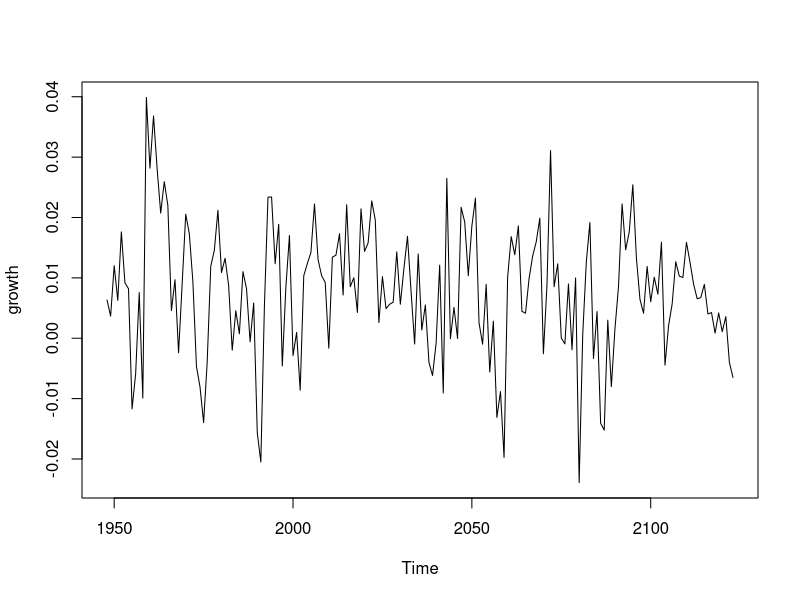
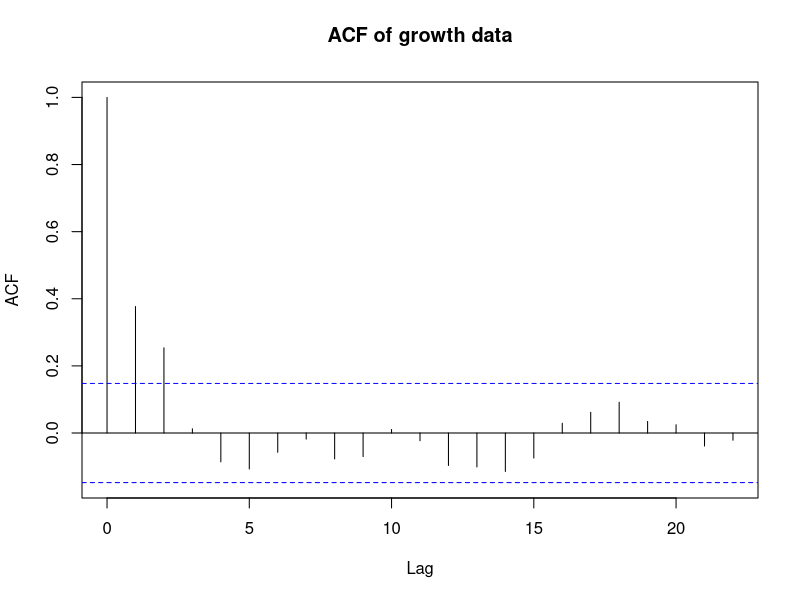
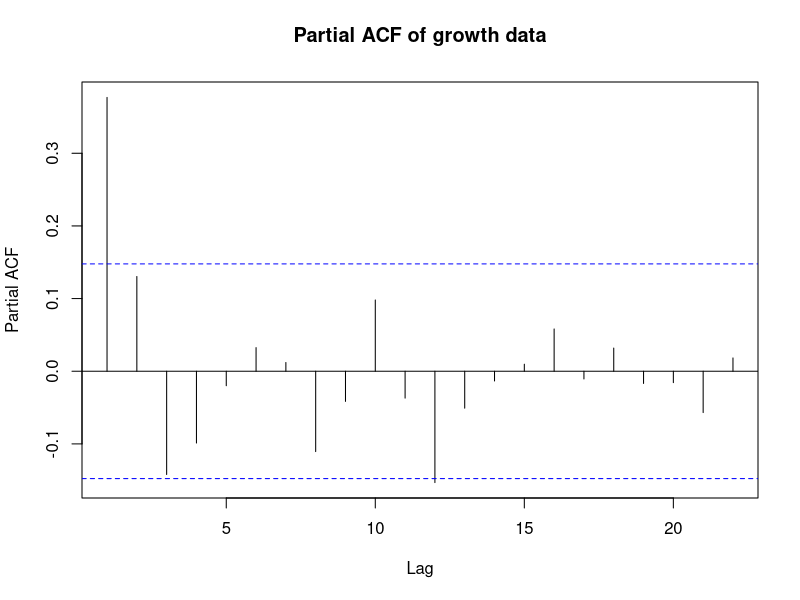
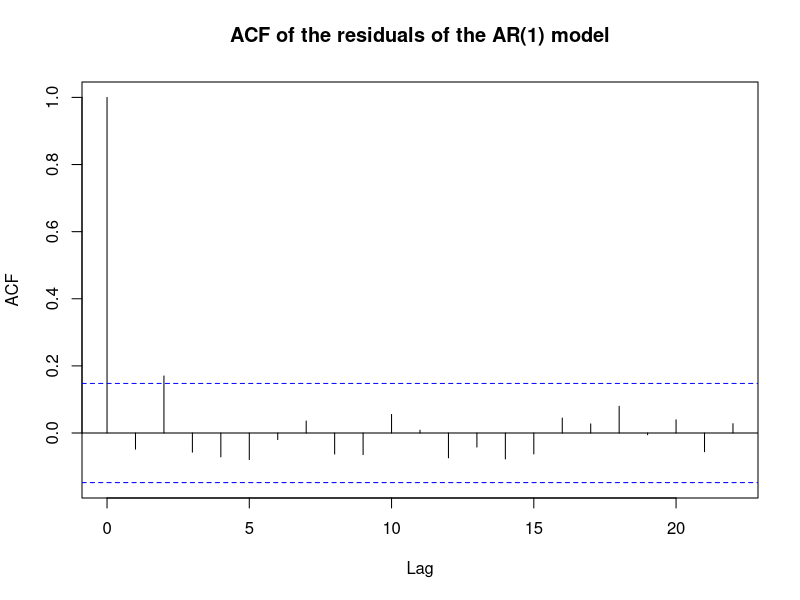
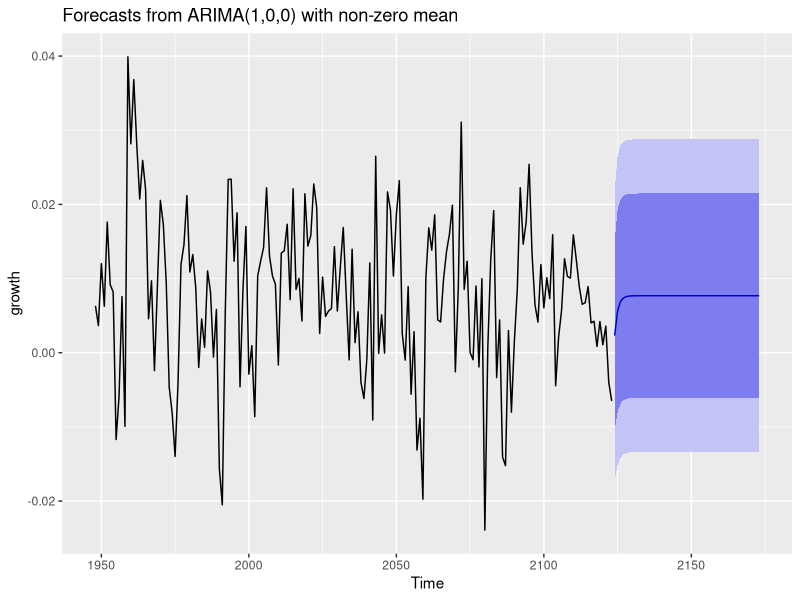

The R source for these figures, in order:
setwd("~/Documents/GWU/Forecasting/Assignment 4")
library(forecast)

data <- read.table(file="GNP_Quarterly.txt", header=TRUE)

attach(data)

growth <- ts(data=GROWTH, start=c(2, 1947))

detach(data)

ts.plot(growth)
acf(growth, plot=TRUE, main="ACF of growth data")

# From the time series plot we can see that the mean is constant in the series with no trend being observed
# From the ACF plot we can see a quick decay in values with only lag 1 and lag 2 being significant

pacf(growth, plot=TRUE, main="Partial ACF of growth data")

# From the Partial ACF plot we can see that only values at lag 1 are outside the 2 standard error bounds
# Hence we will use a autoregressive function of order 1

fit <- Arima(growth, order=c(1,0,0))
fit

phi=fit$coef
mu = phi[2]
C = mu*(1-phi[1])
# Estimated Intercept:
C

# Estimated Model:
# S(t) = 0.004776108 + 0.3786541*S(t-1)

se_phi = rep(0,2)

se_phi[1] = (fit$var.coef[1,1])^0.5
se_phi[2] = (fit$var.coef[2,2])^0.5

t_stat = phi/se_phi
t_stat

# As we can see the T-stat for both AR1 coefficient and the intercept is over 1.96 so we can reject the null hypothesis that they are 0.

acf(fit$resid, main="ACF of the residuals of the AR(1) model")
Box.test(fit$resid, lag=20)

# As we can see from the residuals plot none of the ACF values are significant except at lag 0
# We can see the p-value of the Box-Pierce test at 0.7639, having such a high values means we cannot reject the that all acf's are 0
# Based on the above factors we can conclude that the residuals are white noise

forecast(fit)
autoplot(forecast(fit,h=50))

# As we can see from the forecast plot as k gets large the k-step ahead forecast will approach its mean.
# This is due to the fact that lags are not correlated and as k gets large we will use the mean as the prediction